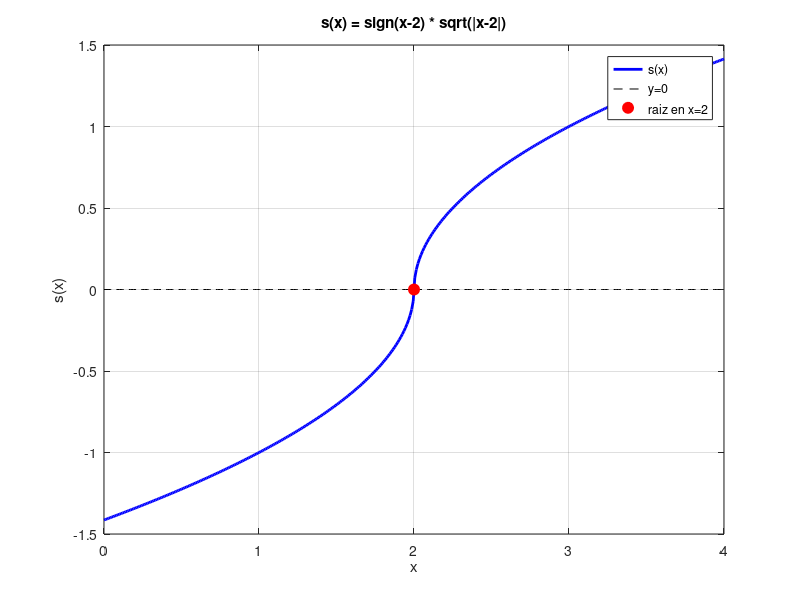

Here is the MATLAB script that generated this plot: (Note: this script raises an error after producing the figure.)
% Actividad 4 - Ejercicio 6a
% Estudio grafico de s(x) = sign(x-2)*sqrt(|x-2|) en [0,4]
% Alumno: Agustin Formenti

clear, clc

%% Defino la funcion
% s(x) = sign(x-2) * sqrt(|x-2|)
% Esta funcion tiene una raiz en x=2
s = @(x) sign(x - 2) .* sqrt(abs(x - 2));

%% Discretizo el intervalo [0,4]
x = linspace(0, 4, 400);

%% Grafico la funcion
figure(1)
plot(x, s(x), 'b', 'linewidth', 2)
grid on
hold on

% Agrego linea y=0
plot(x, 0*x, 'k--')

% Marco el punto x=2 donde esta la raiz
plot(2, 0, 'ro', 'MarkerSize', 8, 'MarkerFaceColor', 'r')

xlabel('x')
ylabel('s(x)')
title('s(x) = sign(x-2) * sqrt(|x-2|)')
legend('s(x)', 'y=0', 'raiz en x=2', 'Location', 'best')

disp(' ')
disp('Ejercicio 6a - Estudio grafico')
disp(' ')
disp('Observacion: s(x) tiene una raiz SIMPLE en x = 2')
disp(' ')
disp('Analisis:')
disp('  - Para x < 2: s(x) = -sqrt(2-x) < 0')
disp('  - Para x = 2: s(2) = 0')
disp('  - Para x > 2: s(x) = sqrt(x-2) > 0')
disp(' ')
disp('La funcion cruza el eje x en x=2, por lo tanto es una raiz simple.')
disp('Sin embargo, la derivada NO es continua en x=2 (tiene un "pico").')

disp(' ')
disp('========== FIN EJERCICIO 6a ==========')


% Actividad 4 - Ejercicio 6b
% Usar NewtonRaphsonDeriv para hallar raiz de s(x) con x0 = 2.5
% Alumno: Agustin Formenti

clear, clc

%% Defino la funcion
% s(x) = sign(x-2) * sqrt(|x-2|)
s = @(x) sign(x - 2) .* sqrt(abs(x - 2));

%% Parametros del metodo
x0 = 2.5;        % aproximacion inicial
tol = 1e-12;
itmax = 50;

disp('Ejercicio 6b - Newton-Raphson con derivada numerica')
disp(' ')
disp('Uso NewtonRaphsonDeriv porque la derivada analitica es complicada')
disp('cerca de x=2 (la derivada no es continua en x=2).')
disp(' ')

%% Aplico Newton-Raphson con derivada numerica
r = NewtonRaphsonDeriv(s, x0, tol, itmax);

%% Resultado
disp(' ')
fprintf('Aproximacion obtenida: %.12f\n', r)
fprintf('Raiz exacta:           2.0\n')
fprintf('Error absoluto:        %.12e\n', abs(r - 2))

disp(' ')
disp('========== FIN EJERCICIO 6b ==========')


% Actividad 4 - Ejercicio 6c
% Analizar convergencia de Newton-Raphson para s(x) = sign(x-2)*sqrt(|x-2|)
% Alumno: Agustin Formenti

clear, clc

disp('Ejercicio 6c - Analisis de convergencia')
disp(' ')

%% Explicacion del fenomeno numerico
disp('PROBLEMA CON NEWTON-RAPHSON EN ESTE CASO:')
disp('=========================================')
disp(' ')
disp('La funcion s(x) = sign(x-2)*sqrt(|x-2|) tiene una raiz en x=2,')
disp('pero su DERIVADA no es continua en x=2.')
disp(' ')
disp('Calculemos la derivada para x ≠ 2:')
disp(' ')
disp('  Para x > 2:  s(x) = sqrt(x-2)')
disp('               s''(x) = 1/(2*sqrt(x-2))')
disp(' ')
disp('  Para x < 2:  s(x) = -sqrt(2-x)')
disp('               s''(x) = 1/(2*sqrt(2-x))')
disp(' ')
disp('  En x = 2:    s''(2) --> INFINITO  (derivada NO definida)')
disp(' ')

disp('CONSECUENCIA PARA NEWTON-RAPHSON:')
disp('==================================')
disp(' ')
disp('La formula de N-R es:  x_{n+1} = x_n - f(x_n)/f''(x_n)')
disp(' ')
disp('Cuando x_n --> 2, tenemos:')
disp('  - f(x_n) --> 0')
disp('  - f''(x_n) --> INFINITO')
disp('  - f(x_n)/f''(x_n) --> 0/infinito  (forma indeterminada)')
disp(' ')
disp('La derivada numerica usada por NewtonRaphsonDeriv aproxima')
disp('esta derivada que tiende a infinito, lo que causa:')
disp(' ')
disp('  1. INESTABILIDAD NUMERICA en las iteraciones')
disp('  2. CONVERGENCIA MUY LENTA (si converge)')
disp('  3. Posibles OSCILACIONES alrededor de x=2')
disp(' ')

disp('CONCLUSION:')
disp('===========')
disp('El esquema iterativo NO converge bien o converge muy lentamente')
disp('porque la derivada es infinita en la raiz.')
disp(' ')
disp('Newton-Raphson requiere que f''(r) ≠ 0 Y que f'' sea continua')
disp('cerca de la raiz para garantizar convergencia cuadratica.')
disp(' ')
disp('En este caso, f''(2) = infinito, lo que viola las condiciones')
disp('de convergencia del metodo de Newton-Raphson.')

disp(' ')
disp('========== FIN EJERCICIO 6c ==========')
